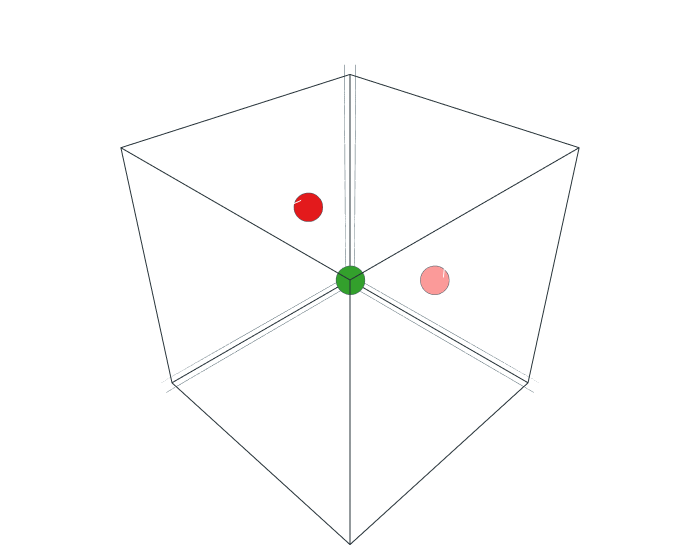

Notebook source saved alongside this figure:
### Code cell
updated_sys.show.all()

### Figure 1 — Plotly figure (JSON) as saved in the notebook; plotly's stock layout.template omitted (floating-point values rounded to 4 significant figures)
{"data": [{"line": {"color": "#263238", "width": 2}, "mode": "lines", "name": "lines", "showlegend": false, "type": "scatter3d", "x": [0.0, 2.87, 2.87, 0.0, 0.0], "y": [0.0, 0.0, 2.87, 2.87, 0.0], "z": [0.0, 0.0, 0.0, 0.0, 0.0]}, {"line": {"color": "#263238", "width": 2}, "mode": "lines", "name": "lines", "showlegend": false, "type": "scatter3d", "x": [0.0, 2.87, 2.87, 0.0, 0.0], "y": [0.0, 0.0, 2.87, 2.87, 0.0], "z": [2.87, 2.87, 2.87, 2.87, 2.87]}, {"line": {"color": "#263238", "width": 2}, "mode": "lines", "name": "lines", "showlegend": false, "type": "scatter3d", "x": [0.0, 2.87, 2.87, 0.0, 0.0], "y": [0.0, 0.0, 0.0, 0.0, 0.0], "z": [0.0, 0.0, 2.87, 2.87, 0.0]}, {"line": {"color": "#263238", "width": 2}, "mode": "lines", "name": "lines", "showlegend": false, "type": "scatter3d", "x": [0.0, 2.87, 2.87, 0.0, 0.0], "y": [2.87, 2.87, 2.87, 2.87, 2.87], "z": [0.0, 0.0, 2.87, 2.87, 0.0]}, {"line": {"color": "#263238", "width": 2}, "mode": "lines", "name": "lines", "showlegend": false, "type": "scatter3d", "x": [0.0, 0.0, 0.0, 0.0, 0.0], "y": [0.0, 2.87, 2.87, 0.0, 0.0], "z": [0.0, 0.0, 2.87, 2.87, 0.0]}, {"line": {"color": "#263238", "width": 2}, "mode": "lines", "name": "lines", "showlegend": false, "type": "scatter3d", "x": [2.87, 2.87, 2.87, 2.87, 2.87], "y": [0.0, 2.87, 2.87, 0.0, 0.0], "z": [0.0, 0.0, 2.87, 2.87, 0.0]}, {"marker": {"color": "#33a02c", "line": {"color": "#455A64", "width": 0.5}, "opacity": 1, "size": 10, "sizemode": "diameter", "sizeref": 750}, "mode": "markers", "opacity": 1, "type": "scatter3d", "x": [0.0, 1.435], "y": [0.0, 1.435], "z": [0.0, 1.435]}, {"marker": {"color": "#fb9a99", "line": {"color": "#455A64", "width": 0.5}, "opacity": 1, "size": 10, "sizemode": "diameter", "sizeref": 750}, "mode": "markers", "opacity": 1, "type": "scatter3d", "x": [-1.026e-15], "y": [1.435], "z": [0.7175]}, {"marker": {"color": "#e31a1c", "line": {"color": "#455A64", "width": 0.5}, "opacity": 1, "size": 10, "sizemode": "diameter", "sizeref": 750}, "mode": "markers", "opacity": 1, "type": "scatter3d", "x": [0.7175], "y": [-9.293e-16], "z": [1.435]}], "layout": {"margin": {"b": 10, "l": 10, "r": 10, "t": 10}, "scene": {"aspectmode": "data", "xaxis": {"showbackground": false, "showticklabels": false, "title": {"text": ""}, "zerolinecolor": "#455A64"}, "yaxis": {"showbackground": false, "showticklabels": false, "title": {"text": ""}, "zerolinecolor": "#455A64"}, "zaxis": {"showbackground": false, "showticklabels": false, "title": {"text": ""}, "zerolinecolor": "#455A64"}}, "showlegend": false, "width": 700}}
